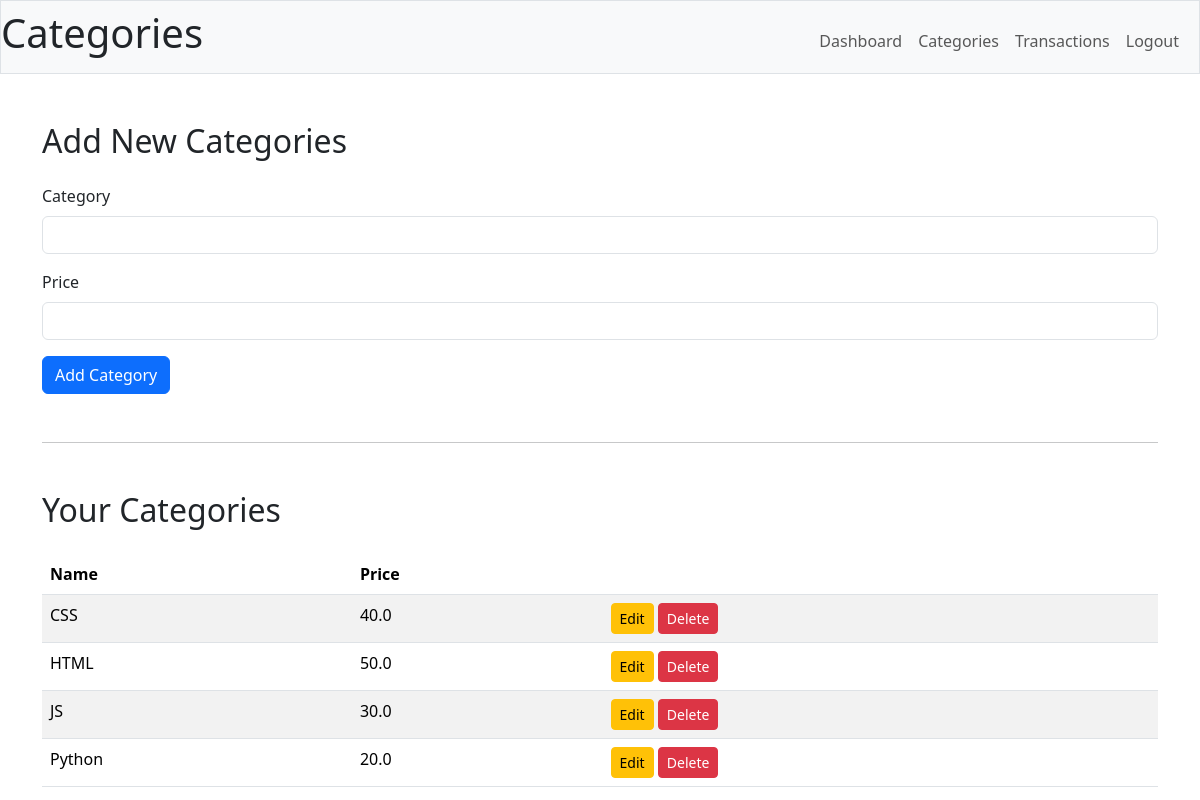
Page /categories (signed in) on the committed database.
### main/models.py (models this page shows)
class Categories(db.Model):
    __tablename__ = "categories"
    id = db.Column(db.Integer, primary_key=True)
    name = db.Column(db.Text, nullable=False)
    price = db.Column(db.Float)
    user_id = db.Column(db.Integer, ForeignKey("users.id"))
    transactions = db.relationship("Transactions", back_populates="category")

### main/routes.py (the view)
@main.route("/categories", methods=["GET", "POST"])
@jwt_required()
def category_details():
    if request.method == "POST":
        return add_category()
    else:
        return get_category()

### main/categories.py (called while the page is built)
def get_category():
    user_id = int(get_jwt_identity())
    categories = db.session.query(Categories).filter_by(
        user_id=user_id).order_by(Categories.name).all()
    return render_template("category.html", user_id=user_id, categories=categories)

### main/templates/category.html (shortened to what this page needs)
{%extends "index.html"%}
{%block header%} Categories {%endblock%}
{%block body%}
    <div class="container mt-5">
        <h2 class="mb-4">Add New Categories</h2>
        <form method="POST" action="/categories">
            <div class="mb-3">
                <label for="category" class="form-label">Category</label>
                <input type="text" class="form-control" id="category" name="name" required>
            </div>
            <div class="mb-3">
                <label for="price" class="form-label">Price</label>
                <input type="number" class="form-control" id="price" name="price" required>
            </div>
            <button type="submit" class="btn btn-primary">Add Category</button>
        </form>
        <hr class="my-5">
        <h2 class="mb-4">Your Categories</h2>
        <table class="table table-striped">
            <thead>
                <tr>
                    <th>Name</th>
                    <th>Price</th>
                    <th></th>
                </tr>
            </thead>
            <tbody>
                {% for c in categories %}
                <tr>
                    <td>{{ c.name }}</td>
                    <td>{{ c.price }}</td>
                    <td>
                        <a href="{{ url_for('main.category_edit', id=c.id)}}"
                            class="btn btn-sm btn-warning">
                            Edit
                        </a>
                        <form method="post" action="{{ url_for('main.category_edit', id=c.id) }}"
                            style="display:inline;">
                            <button type="submit"
                                    class="btn btn-sm btn-danger"
                                    onclick="return confirm('Are you sure? This transaction will be deleted!');">
                                Delete
                            </button>
                        </form>
                    </td>
                </tr>
                {% endfor %}
            </tbody>
        </table>
    </div>
{%endblock%}

### rows in the picture
Categories: name "CSS", price "40.0"
Categories: name "HTML", price "50.0"
Categories: name "JS", price "30.0"
Categories: name "Python", price "20.0"
